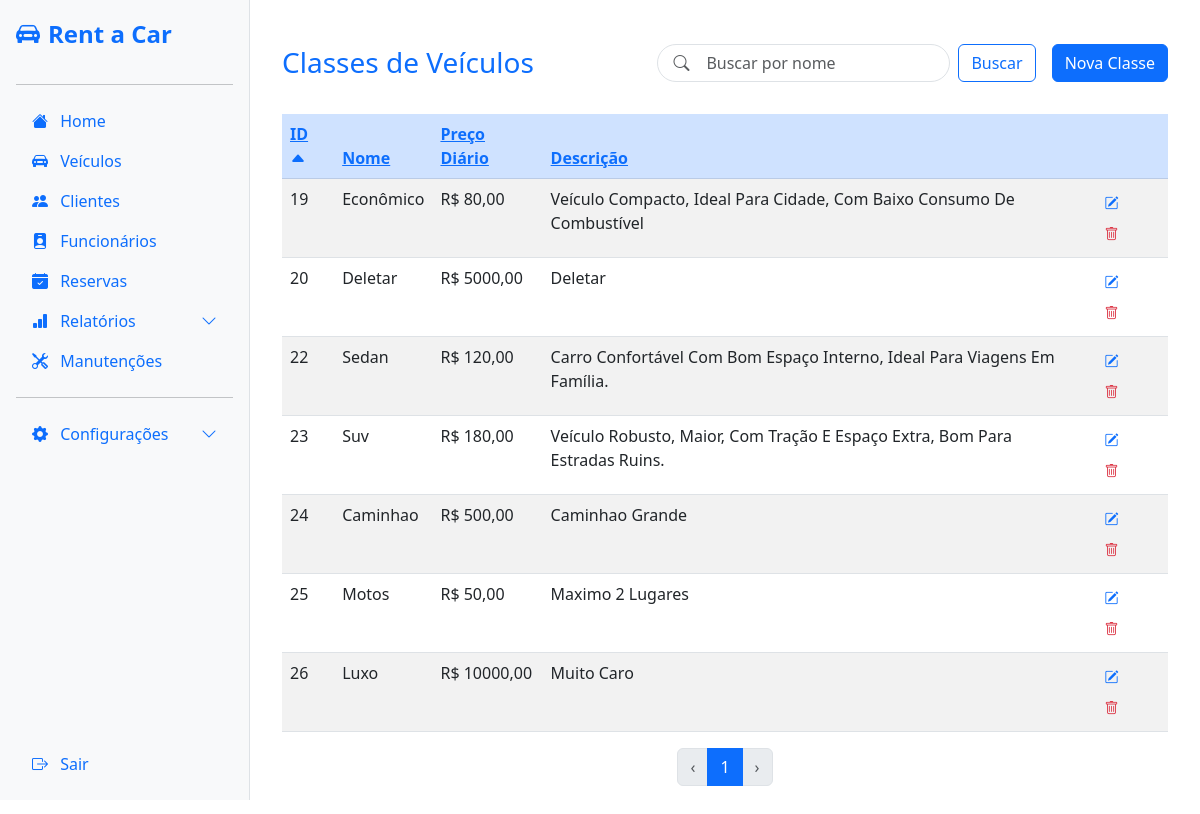
Screenshot of /listar-classe/ (signed in) with the database file from the repository.
### vehicles/models.py (models this page shows, shortened)
class VehicleClass(models.Model):
    name = models.CharField(max_length=50)
    description = models.TextField(blank=True, null=True)
    daily_price = models.DecimalField(max_digits=10, decimal_places=2)

### vehicles/views.py (the view)
# urls.py: path('listar-classe/', views.list_vehicle_classes, name='list_vehicle_classes'),
@login_required
def list_vehicle_classes(request):
    query = request.GET.get('search', '')
    sort = request.GET.get('sort', 'id')
    order = request.GET.get('order', 'asc')
    vehicle_classes = VehicleClass.objects.all()
    if query:
        vehicle_classes = vehicle_classes.filter(
            Q(name__icontains=query)
        )
    if order == 'desc':
        sort = f'-{sort}'
    vehicle_classes = vehicle_classes.order_by(sort)
    paginator = Paginator(vehicle_classes, 10)
    page_number = request.GET.get('page')
    page_obj = paginator.get_page(page_number)
    dados = {
        'vehicle_classes': page_obj,
        'query': query,
        'sort': request.GET.get('sort', 'id'),
        'order': request.GET.get('order', 'asc'),
    }
    return render(request, 'vehicle_class/list_vehicle_classes.html', dados)

### vehicles/templates/vehicle_class/list_vehicle_classes.html (shortened to what this page needs)
{% extends "base/base.html" %} {% block content %}
<div class="container mt-4">
  <div class="d-flex align-items-center justify-content-between mb-3 flex-wrap">
    <h3 class="mb-0 me-3 text-primary">Classes de Veículos</h3>
    <div class="d-flex ms-auto">
     <form class="form-inline d-flex me-2" method="get" style="min-width: 320px; max-width: 500px">
  <div class="position-relative w-100 me-2">
    <input
      class="form-control ps-5 rounded-pill"
      type="search"
      placeholder="Buscar por nome"
      aria-label="Buscar"
      name="search"
      value="{{ query|default:'' }}"
    />
    <span class="position-absolute top-50 start-0 translate-middle-y ps-3">
      <i class="bi bi-search text-muted"></i>
    </span>
  </div>
  <button class="btn btn-outline-primary me-2" type="submit">Buscar</button>
</form>
      <a href="{% url 'create_vehicle_class' %}" class="btn btn-primary">
        Nova Classe
      </a>
    </div>
  </div>
  <table class="table table-striped table-hover">
    <table class="table table-striped">
      <thead class="table-primary">
        <tr>
          <th>
            <a
              href="?sort=id&order={% if sort == 'id' and order == 'asc' %}desc{% else %}asc{% endif %}&search={{ query|urlencode }}"
              >ID {% if sort == 'id' %}<i
                class="bi bi-caret-{% if order == 'asc' %}up{% else %}down{% endif %}-fill"
              ></i
              >{% endif %}</a
            >
          </th>
          <th>
            <a
              href="?sort=name&order={% if sort == 'name' and order == 'asc' %}desc{% else %}asc{% endif %}&search={{ query|urlencode }}"
              >Nome </a
            >
          </th>
          <th>
            <a
              href="?sort=daily_price&order={% if sort == 'daily_price' and order == 'asc' %}desc{% else %}asc{% endif %}&search={{ query|urlencode }}"
              >Preço Diário </a
            >
          </th>
          <th>
            <a
              href="?sort=description&order={% if sort == 'description' and order == 'asc' %}desc{% else %}asc{% endif %}&search={{ query|urlencode }}"
              >Descrição </a
            >
          </th>
          <th></th>
        </tr>
      </thead>
    <tbody>
      {% for vehicle_class in vehicle_classes %}
      <tr>
        <td>{{ vehicle_class.id }}</td>
        <td>{{ vehicle_class.name | title }}</td>
        <td>R$ {{ vehicle_class.daily_price | floatformat:2 }}</td>
        <td>{{ vehicle_class.description | title }}</td>
        <td>
          <a
            href="{% url 'update_vehicle_class' vehicle_class.id %}"
            class="btn btn-sm"
          >
            <i class="bi bi-pencil-square text-primary"></i>
          </a>
          <button
            type="button"
            class="btn btn-sm"
            data-bs-toggle="modal"
            data-bs-target="#deleteModal{{ vehicle_class.id }}"
          >
            <i class="bi bi-trash text-danger"></i>
          </button>
        </td>
       </tr>
      {% empty %}
      <tr>
        <td colspan="7" class="text-center">Nenhuma classe de veículo encontrada.</td>
      </tr>
      {% endfor %}
    </tbody>
  </table>
  <nav aria-label="Paginacao">
    <ul class="pagination justify-content-center">
      {% if vehicle_classes.has_previous %}
      <li class="page-item">
        <a
          class="page-link"
          href="?page={{ vehicle_classes.previous_page_number }}&search={{ query|urlencode }}&sort={{ sort }}&order={{ order }}"
          aria-label="Anterior"
        >
          ‹
        </a>
      </li>
      {% else %}
      <li class="page-item disabled">
        <span class="page-link">‹</span>
      </li>
      {% endif %}
      <li class="page-item active">
        <span class="page-link">{{ vehicle_classes.number }}</span>
      </li>
      {% if vehicle_classes.has_next %}
      <li class="page-item">
        <a
          class="page-link"
          href="?page={{ vehicle_classes.next_page_number }}&search={{ query|urlencode }}&sort={{ sort }}&order={{ order }}"
          aria-label="Próxima"
        >
          ›
        </a>
      </li>
      {% else %}
      <li class="page-item disabled">
        <span class="page-link">›</span>
      </li>
      {% endif %}
    </ul>
  </nav>
</div>
{% endblock %}

### rows the page displays
VehicleClass: id "19", name "Econômico", daily_price "80,00", description "Veículo Compacto, Ideal Para Cidade, Com Baixo Consumo De Combustível"
VehicleClass: id "20", name "Deletar", daily_price "5000,00", description "Deletar"
VehicleClass: id "22", name "Sedan", daily_price "120,00", description "Carro Confortável Com Bom Espaço Interno, Ideal Para Viagens Em Família."
VehicleClass: id "23", name "Suv", daily_price "180,00", description "Veículo Robusto, Maior, Com Tração E Espaço Extra, Bom Para Estradas Ruins."
VehicleClass: id "24", name "Caminhao", daily_price "500,00", description "Caminhao Grande"
VehicleClass: id "25", name "Motos", daily_price "50,00", description "Maximo 2 Lugares"
VehicleClass: id "26", name "Luxo", daily_price "10000,00", description "Muito Caro"

### other values shown
{{ vehicle_classes.number }} "1"
